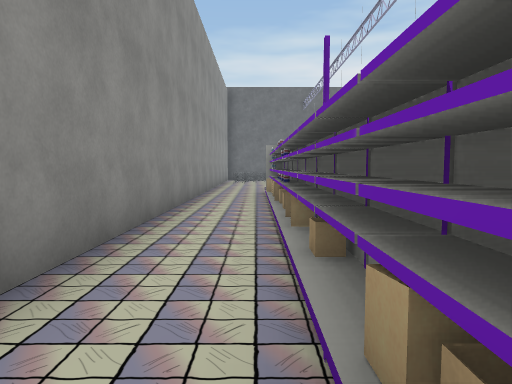
[1] (above)

22 first-person views from a walk through a scene from a Unity 3-D project. The camera is 1.5 m above the floor, tilts 4° down and sees 70° across. The floor is counted in squares, 2 m on a side. Each view is taken from the middle of a square. On the plan, view 1 faces up. The plan holds only what a view shows up to about 11 squares ahead; the rest is blank. The place goes on beyond the plan. Some surface patterns are stand-ins.

[2]
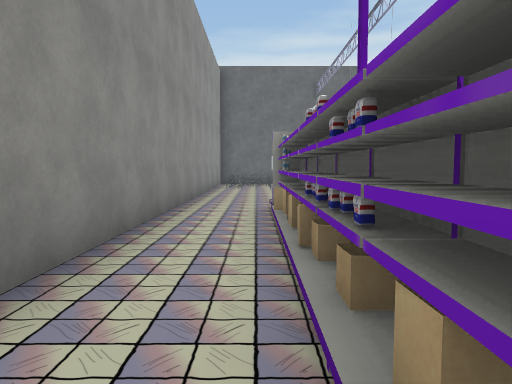

[3]
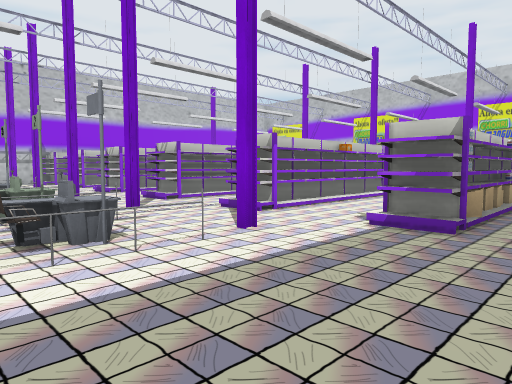

[4]
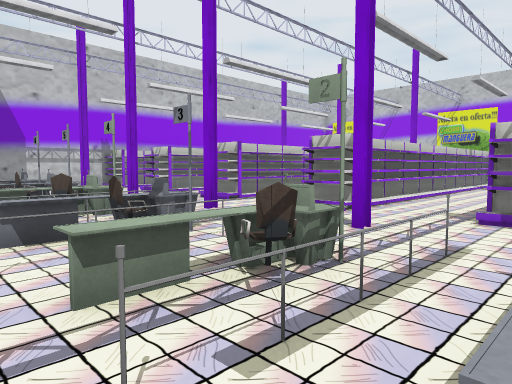

[5]
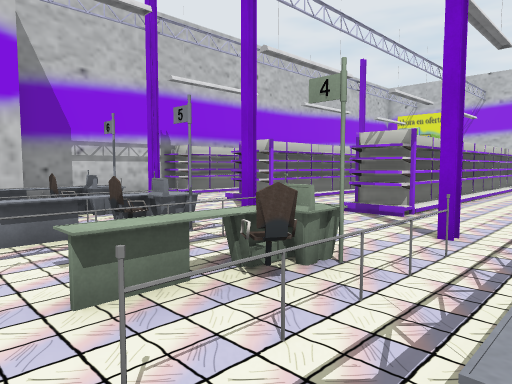

[6]
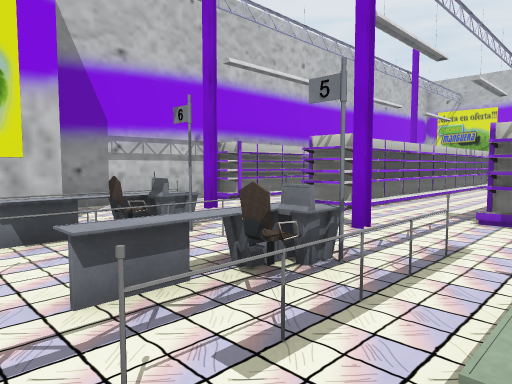

[7]
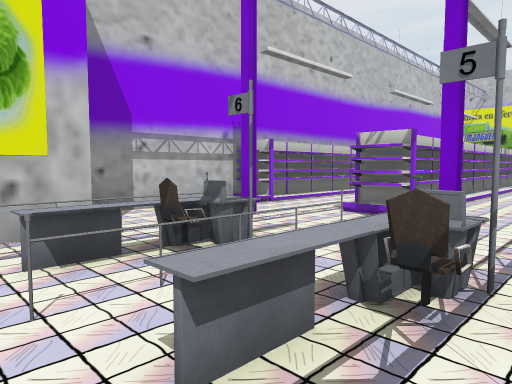

[8]
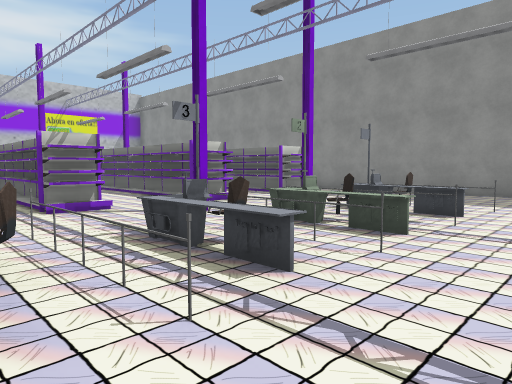

[9]
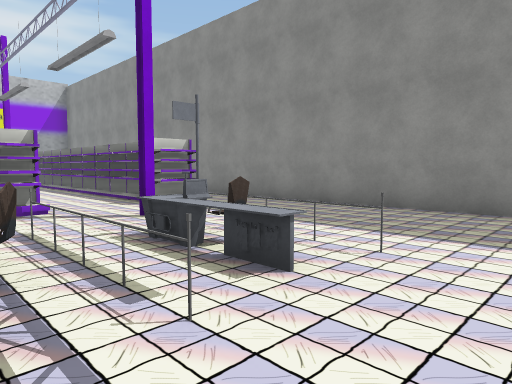

[10]
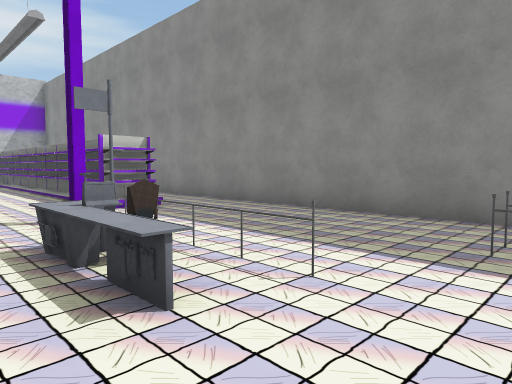

[11]
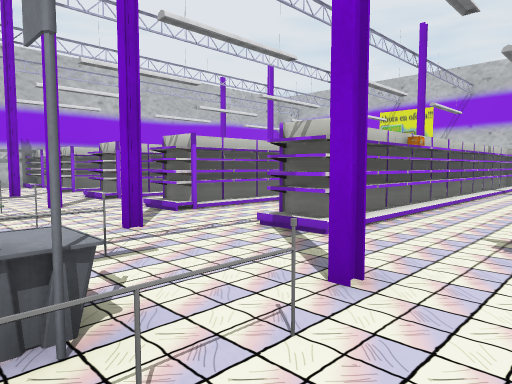

[12]
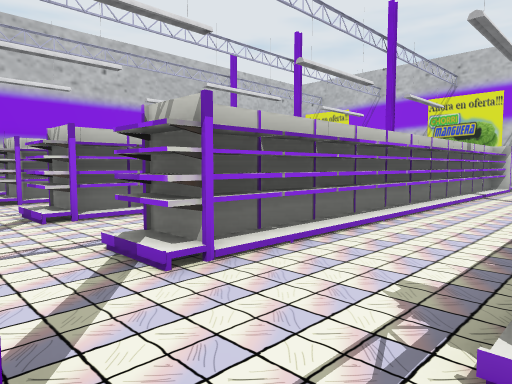

[13]
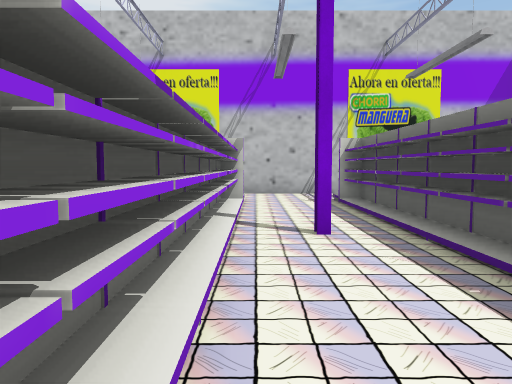

[14]
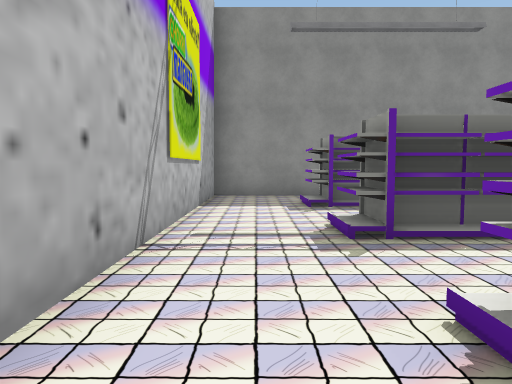

[15]
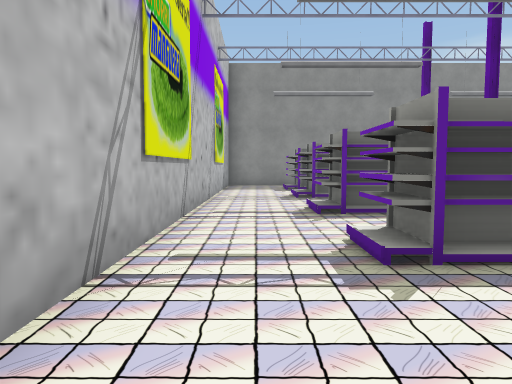

[16]
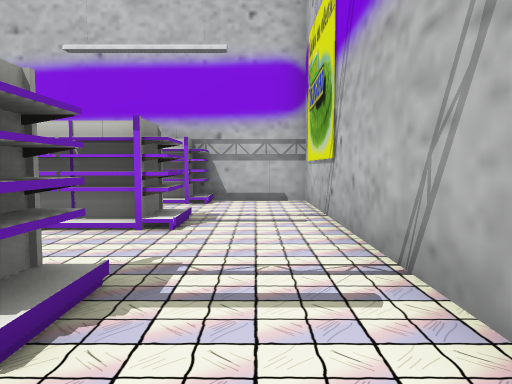

[17]
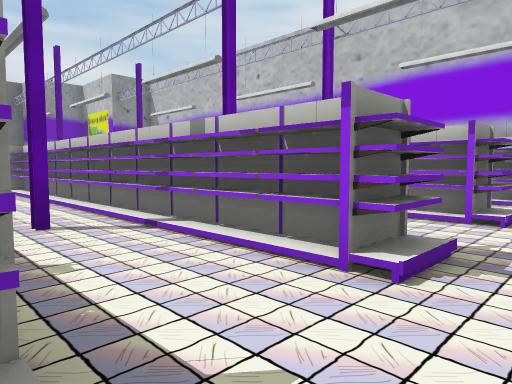

[18]
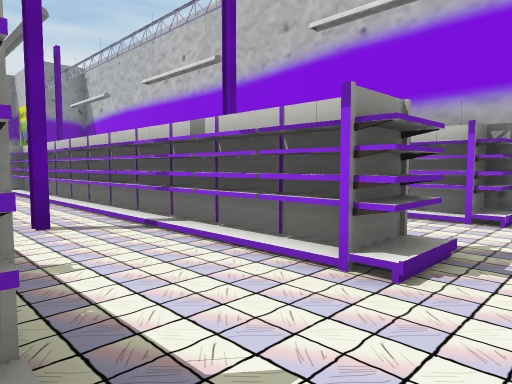

[19]
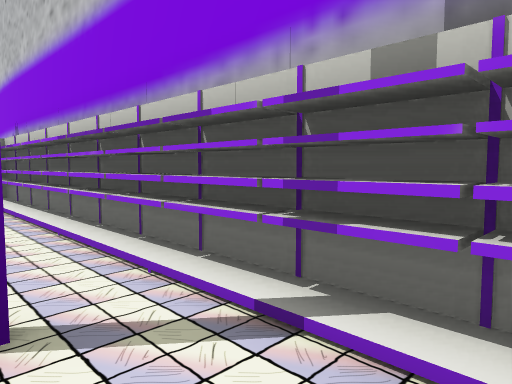

[20]
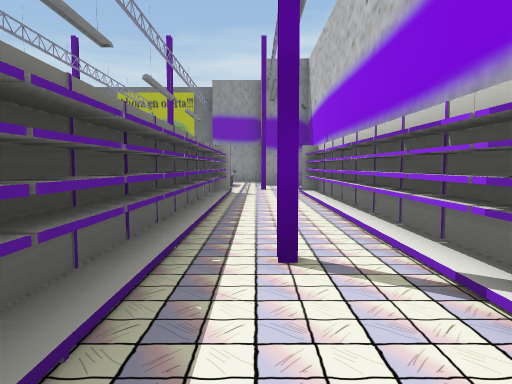

[21]
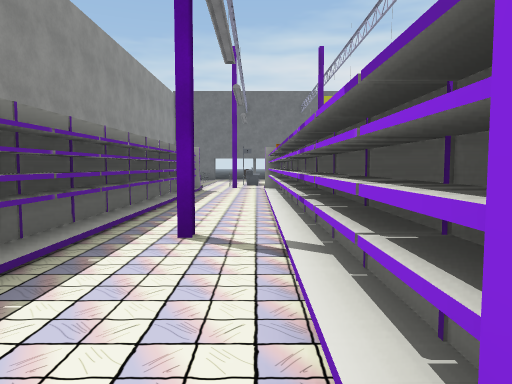

[22]
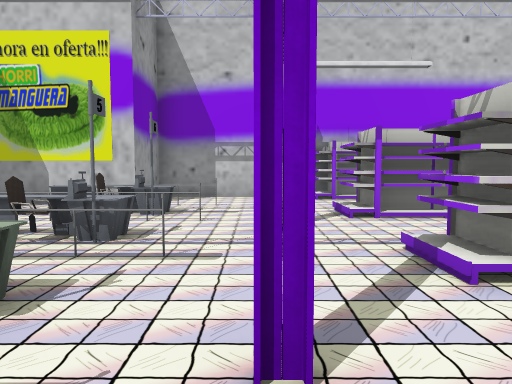

### Floor plan
Points are (right, up) in squares from view 1. A wall is a line through its corners. A room is listed if a view was taken in it or the views show most of it. See-through windows are left out.
Room 1 (views 1, 2, 3, 4, 5, 6, 7, 8, 9, 10, 11, 12, 14, 15, 16, 18, 19, 20, 22)
walls: (6.8, 8.3) (6.8, 4.6); (9.3, 10.2) (10.2, 10.2) (10.2, 10.6); (6.3, 10.2) (7.2, 10.2) (7.2, 10.6) (7.2, 6.6); (6.4, 10.6) (7.2, 10.6); (12.3, 10.2) (13.2, 10.2) (13.2, 10.6); (3.3, 9.4) (3.3, 10.6) (4.3, 10.6); (12.8, 9.1) (12.8, 1.6); (3.3, 10.2) (4.2, 10.2) (4.2, 10.6); (13.2, 10.2) (13.2, 1.1); (15.3, 10.2) (16, 10.2) (16, 14.4) (14.6, 14.4); (0.4, 8.3) (0.9, 8.3); (6.8, 0.4) (6.8, -0.6); (9.8, 0.4) (9.8, -0.4); (14.2, 15.4) (14.2, 17.1); (7.2, 0.1) (7.2, -1); (10.2, 0.1) (10.2, -1) (10.2, -0.6) (9.3, -0.6) (9.3, -1) (9.3, 10.6) (10.3, 10.6); (9.7, -0.4) (9.7, 10.2); (10.2, -1) (9.3, -1); (12.7, -0.5) (12.7, 10.3); (0.7, 1) (0.7, 9.2); (15.7, 1.2) (15.7, 10.2) (15.2, 10.2); (13.2, -1) (13.2, -0.6) (12.3, -0.6); (13.3, -1) (12.3, -1) (12.3, 10.6) (13.3, 10.6); (0.4, 0.5) (0.4, 9.6); (-1.5, 16.1) (-1.5, 2); (0.8, -0.6) (0.3, -0.6); (7.5, -3.1) (16, -3.1) (16, -0.6); (15.7, -0.6) (15.7, 0.4); (16, -1) (15.4, -1) (15.4, 10.6); (-1.5, -0.2) (-1.5, -3.1) (0.5, -3.1)
ways out: opening at (5.5, 9.5) to room 2; opening at (7, -1.5) to room 2; opening at (1, -1.5) to room 3; opening at (2.5, 9) to room 3
objects: other object (0, 17); other object (2, 13) to (2, 15); other object (3, 14) to (3, 15); other object (4, 13) to (4, 15); other object (5, 13) to (5, 15); other object (6, 13) to (6, 15); other object (7, 14) to (7, 15); other object (8, 13) to (8, 15); other object (9, 14) to (9, 15); other object (10, 13) to (10, 15); other object (11, 13) to (11, 15); other object (12, 13) to (12, 15); other object (13, 14) to (13, 15); other object (14, 13) to (14, 15)
Room 2 (views 13, 17)
walls: (3.8, 4) (3.8, -0.6); (4.2, 4.4) (4.2, -1) (3.3, -1); (4.3, 0.4) (3.3, 0.4); (4.4, -0.6) (3.3, -0.6); (6.2, -0.6) (6.7, -0.6) (6.7, 10); (6.4, -0.6) (6.4, 10.6); (6.8, -0.6) (6.3, -0.6) (6.3, -1); (7.2, -1) (6.3, -1); (3.8, 7.6) (3.8, 6.6); (3.5, -3.1) (7.5, -3.1); (3.8, 9.6) (3.8, 8.6); (4.2, 10.2) (4.2, 6.3); (3.3, 10.6) (3.3, 10.2)
ways out: opening at (5.5, 9.5) to room 1; opening at (7, -1.5) to room 1; opening at (4, -1.5) to room 3
Room 3 (view 21)
walls: (1.2, 0) (1.2, -1); (0.8, 0.1) (0.8, -0.6); (3.7, 0.1) (3.7, 7.6); (3.3, -0.6) (3.3, 7.6); (3.3, 8.5) (3.3, 9.4); (3.7, 8.4) (3.7, 9.7); (0.8, 9.1) (0.8, 2); (0.5, -3.1) (3.5, -3.1); (1.2, 9.6) (1.2, 1.5)
ways out: opening at (1, -1.5) to room 1; opening at (2.5, 9) to room 1; opening at (4, -1.5) to room 2

Where each view was taken, in squares from view 1:
view 1: 0 up, 0 right, facing up
view 2: 4 up, 0 right, facing up
view 3: 15 up, 1 left, facing down-right
view 4: 16 up, 3 right, facing down-right
view 5: 16 up, 7 right, facing down-right
view 6: 16 up, 9 right, facing down-right
view 7: 16 up, 10 right, facing down-right
view 8: 17 up, 9 right, facing down-left
view 9: 17 up, 5 right, facing down-left
view 10: 17 up, 4 right, facing down-left
view 11: 14 up, 1 right, facing down-right
view 12: 12 up, 4 right, facing down-right
view 13: 7 up, 6 right, facing down
view 14: 2 down, 8 right, facing left
view 15: 2 down, 13 right, facing left
view 16: 2 down, 8 right, facing right
view 17: 2 down, 7 right, facing up-right
view 18: 2 down, 10 right, facing up-right
view 19: 1 up, 14 right, facing up-right
view 20: 0 up, 14 right, facing up
view 21: 1 down, 3 right, facing up
view 22: 12 up, 7 right, facing right
